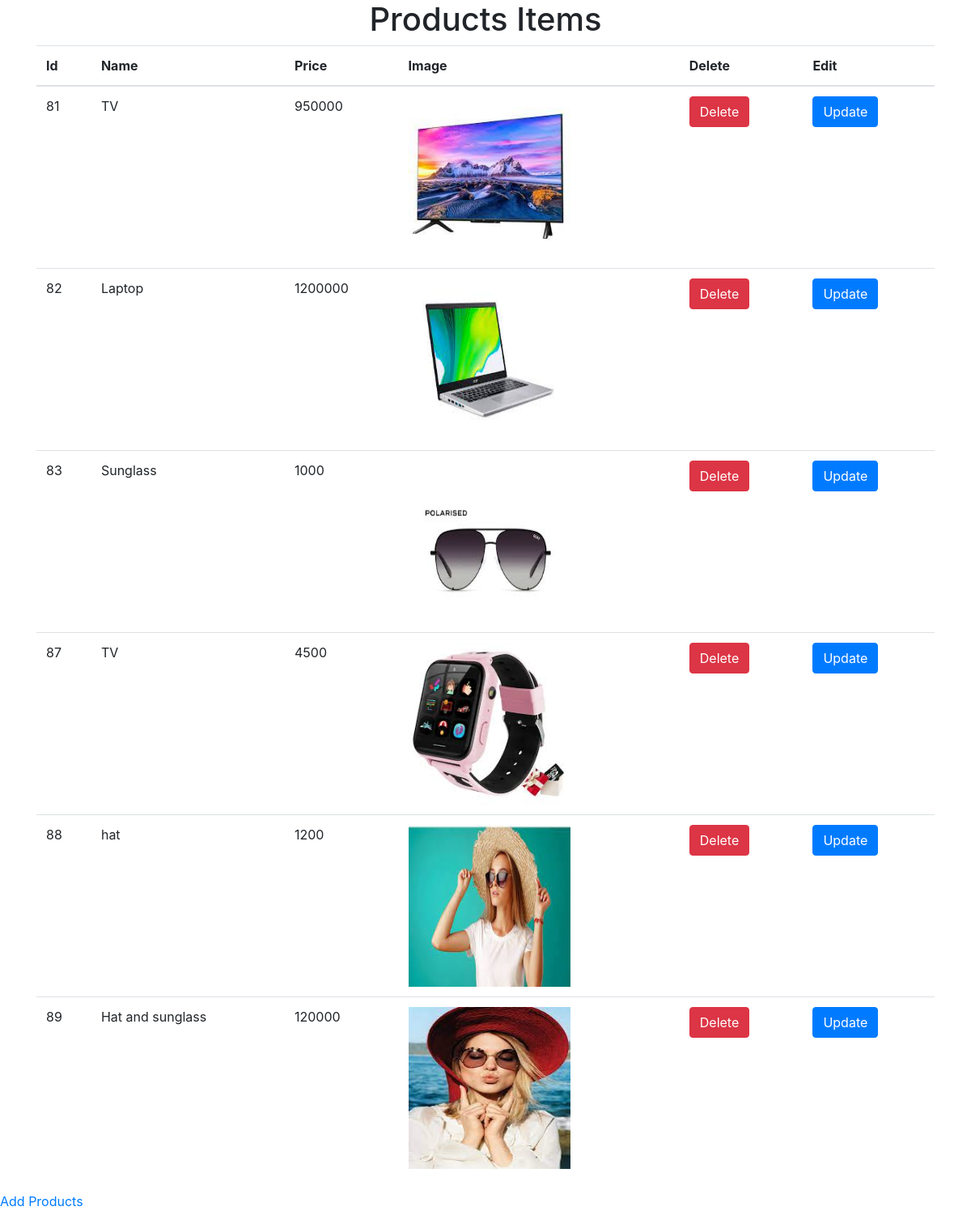
The page / on the database its author committed.
### tables this page shows
CREATE TABLE `tblcard` (
  `Id` int(11) NOT NULL,
  `Name` varchar(100) NOT NULL,
  `Price` varchar(100) NOT NULL,
  `Image` varchar(100) NOT NULL
);

### index.php (the view, shortened to what this page needs)
<!DOCTYPE html>
<html lang="en">
<head>
    <link rel="stylesheet" href="https://cdn.jsdelivr.net/npm/bootstrap@4.3.1/dist/css/bootstrap.min.css">
</head>
<body>
  <div style = "text-align: center; margin top :3px;">
    <h1>Products Items</h1>
    </div>
    <div class = "container">
    <table class="table">
  <thead>
    <tr>
      <th scope="col">Id</th>
      <th scope="col">Name</th>
      <th scope="col">Price</th>
      <th scope="col">Image</th>
      <th scope="col">Delete</th>
      <th scope="col">Edit</th>
    </tr>
  </thead>
  <tbody>
    <?php
    include 'config.php';
    $pic = mysqli_query($con,"SELECT * FROM `tblcard`");
     while($row = mysqli_fetch_array($pic)){
        echo "
        <tr>
        <td> $row[Id] </td>
        <td> $row[Name] </td>
        <td> $row[Price] </td>
        <td><img src= '$row[Image]' width = '200px' height = '200px'></td>
        <td><a href ='delete.php?Id= $row[Id]' class = 'btn btn-danger'>Delete</a></td>
        <td><a href ='update.php?Id= $row[Id]'class = 'btn btn-primary'>Update</a></td>
        </tr>
        ";
     }
    ?>
  </tbody>
</table>
</div>
<a href="form.php" class="products-button">Add Products</a>
</body>
</html>

### rows shown on the page
tblcard: Id "81", Name "TV", Price "950000", Image (picture)
tblcard: Id "82", Name "Laptop", Price "1200000", Image (picture)
tblcard: Id "83", Name "Sunglass", Price "1000", Image (picture)
tblcard: Id "87", Name "TV", Price "4500", Image (picture)
tblcard: Id "88", Name "hat", Price "1200", Image (picture)
tblcard: Id "89", Name "Hat and sunglass", Price "120000", Image (picture)
